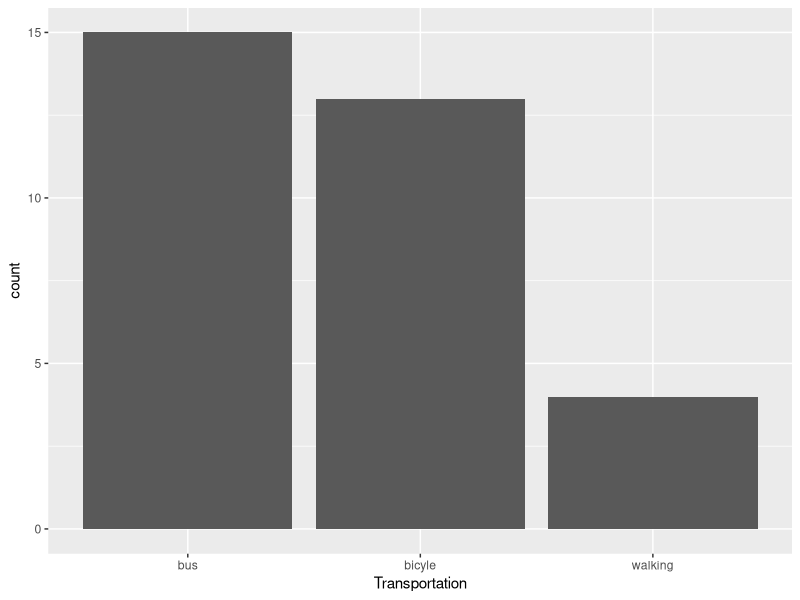
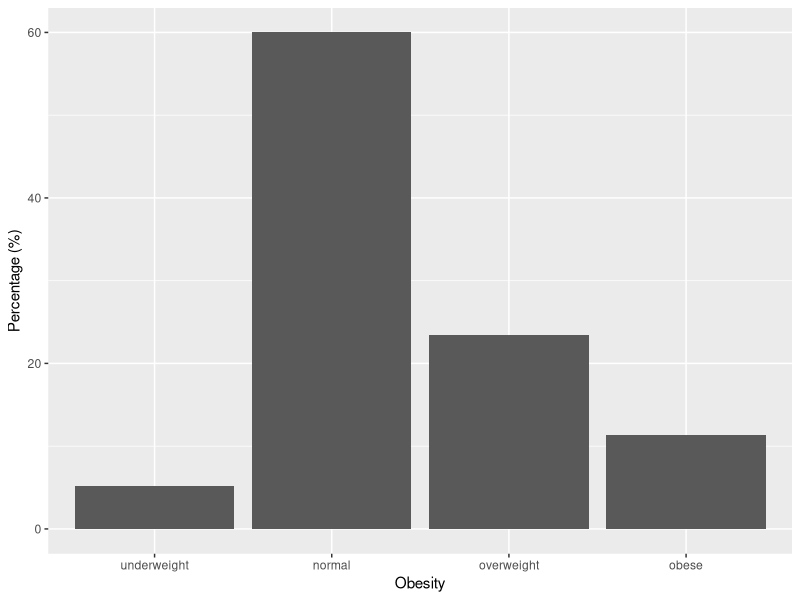
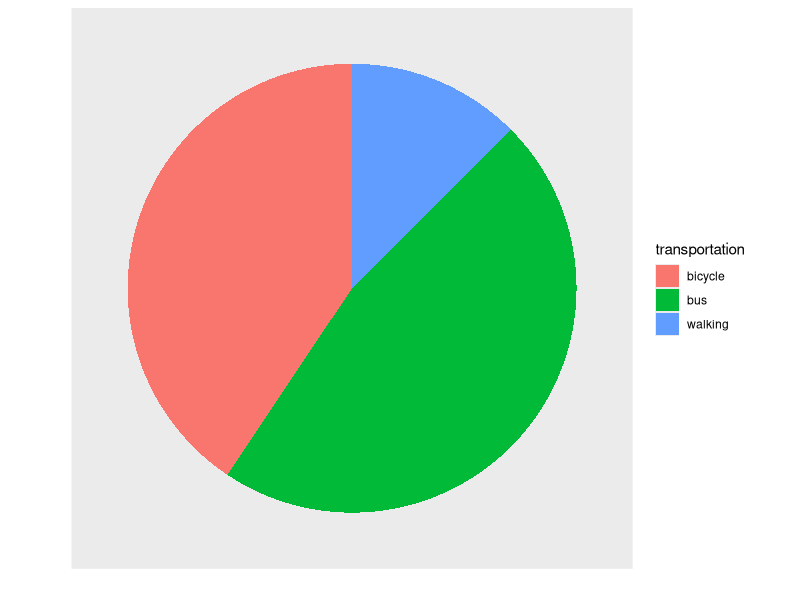
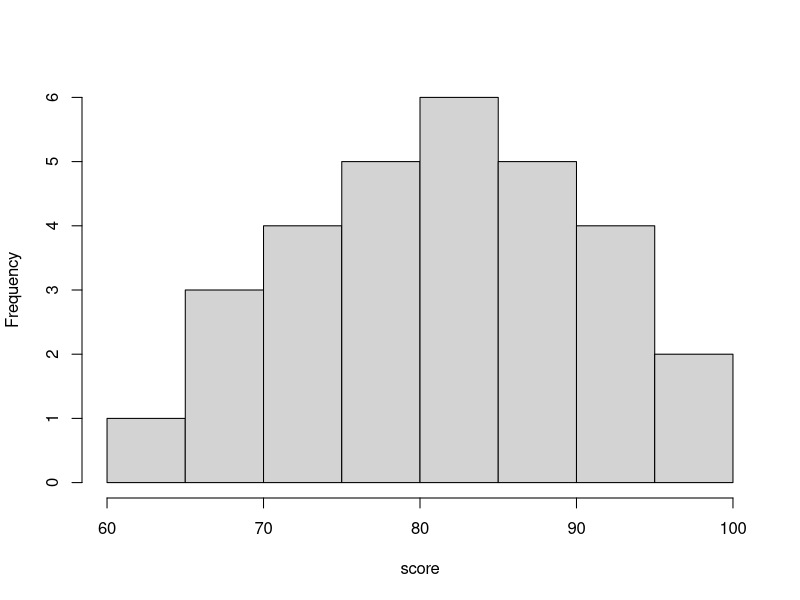
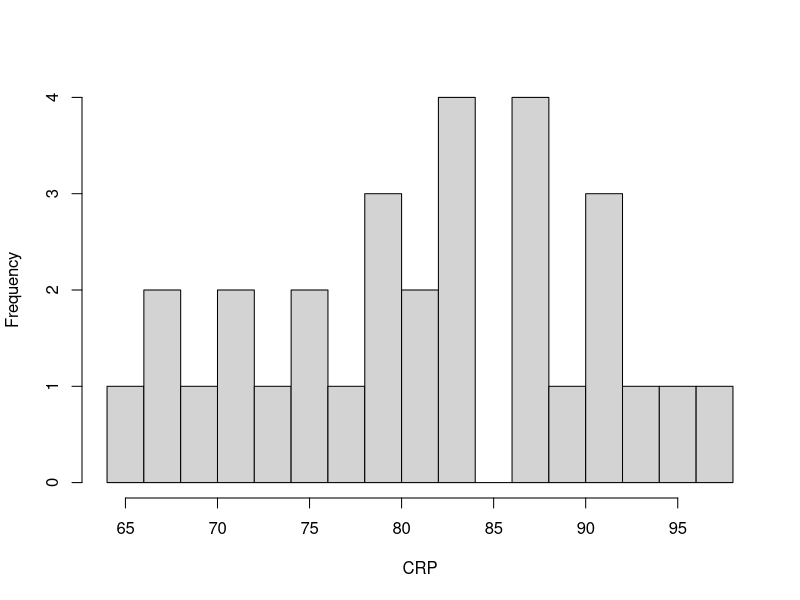
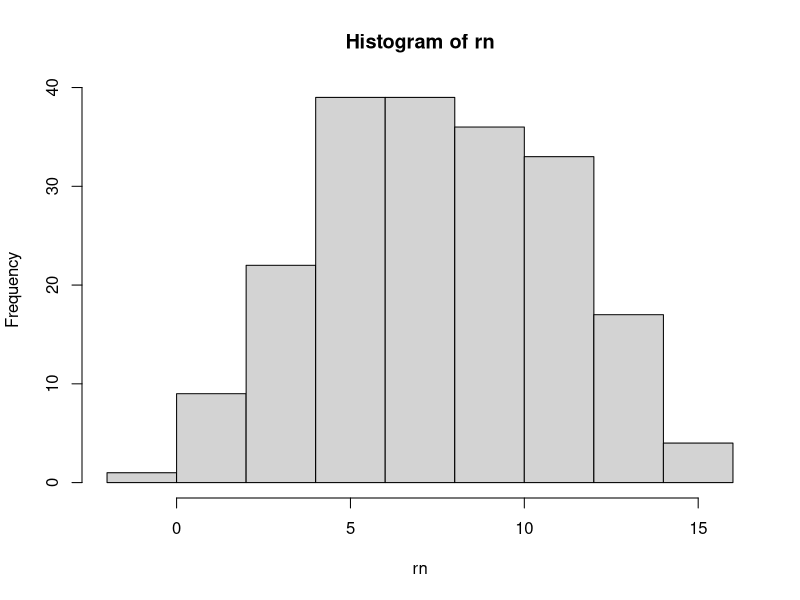
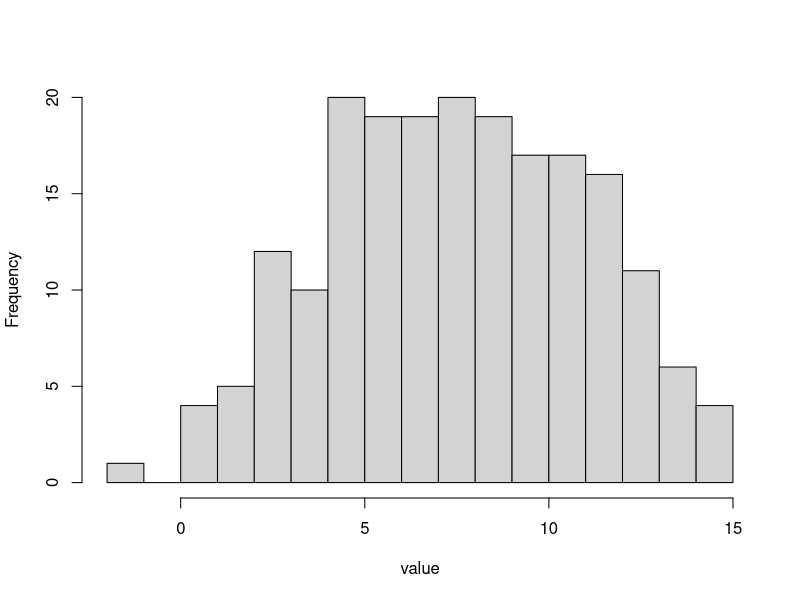
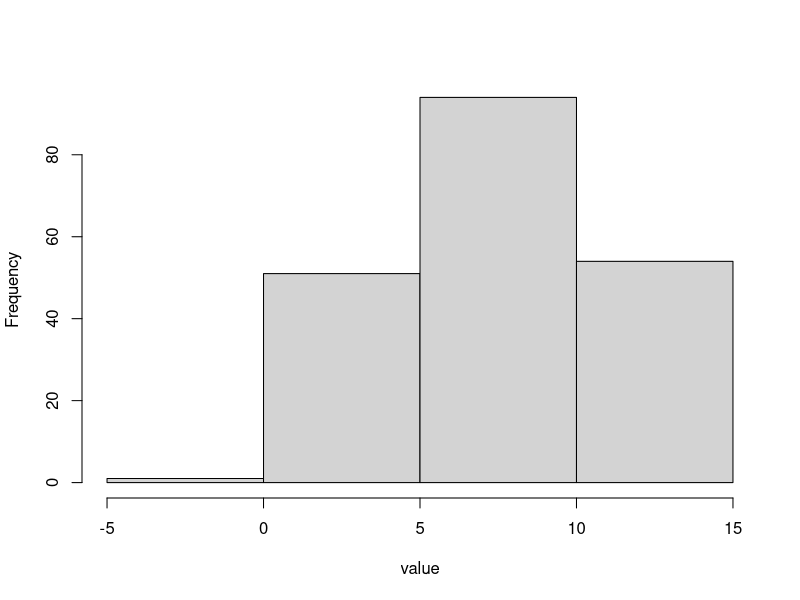

Reproduce these figures in R, in order.
library(ggplot2)
library(forcats)

transp<-c("bicyle", "bus", "bus", "walking", "bus", "bicyle", "bicyle", 
          "bus", "bus", "bus", "bicyle", "bus", "bicyle", "bicyle", "walking", 
          "bus", "bus", "bicyle", "bicyle", "walking", "walking", 
          "bicyle", "bus", "bus", "bus", "bus", "bicyle", 
          "bus", "bus", "bicyle", "bicyle", "bicyle")
transp

dat1 <- data.frame(transp)
dat1

# 막대 그래프
ggplot(dat1) + geom_bar(mapping = aes(fct_infreq(transp))) + 
  xlab('Transportation')

# 도수분포표 기반 막대그래프
obesity<-factor(c("underweight", "normal", "overweight", "obese"),
                levels=c("underweight", "normal", "overweight", "obese"))
count<-c(6, 69, 27, 13)
perc<-count/sum(count)*100
dat2 <- data.frame(obesity, count, perc)
dat2
ggplot(dat2) + 
  geom_bar(mapping = aes(obesity, perc), # x(범주 이름), y(범주별 도수)
           stat="identity") + xlab('Obesity') + ylab('Percentage (%)')

# 도수분포표
table(transp)
dat3 <- data.frame(transportation=c('bus', 'bicycle', 'walking'), count=c(15, 13, 4))
dat3

ggplot(dat3) + geom_bar(mapping=aes('', count, fill=transportation), stat='identity') +
  coord_polar('y', start=0) + xlab('') + ylab('') + # 원그래프
  theme(axis.text = element_blank(),
        axis.ticks = element_blank(),
        panel.grid = element_blank())
  
# 히스토그램
score<-c(93, 83, 91, 68, 75, 87, 89, 96, 97, 67, 83, 81, 87, 80, 64,
         83, 88, 76, 91, 78, 72, 80, 69, 80, 84, 71, 91, 81, 88, 73)
hist(score, main='')

rv<-c(0.8, 0.8, 0.8,  0.9, 0.9, 0.9, 0.9, 0.9, 1, 1, 1.8, 2, 2.1, 2.3, 2.4, 2.8,
      2.9, 3, 3.2, 3.3, 3.5, 3.8, 3.8, 3.9, 4, 4.2, 4.4, 4.5, 5.1, 5.3, 5.3, 5.4,
      14, 17, 18, 19, 21, 21, 23, 25, 27, 28, 32, 34, 36, 41, 42, 44, 48, 49,
      51, 54, 59, 60, 61, 62, 80, 240)
hist(score, main='', xlab='CRP', breaks=20)

# 난수 생성
set.seed(2024)
rn <- c(rnorm(100, 5, 2), rnorm(100, 10, 2))
hist(rn)
hist(rn, breaks = 20, main='', xlab='value')
hist(rn, breaks = 5, main='', xlab='value')

# 점도표
age<-c(57, 61, 47, 57, 48, 58, 57, 61, 54, 50, 68, 51)
m.age <- mean(age)    
par(xpd=TRUE)
stripchart(age, axes=F, pch=19, xlim=c(45,70), method='stack', offset=5, cex=1.5)
axis(1, at=seq(45, 70, 5))
points(m.age, -5, pch=17, cex=2, col='blue')

books<-c(6, 0, 1, 3, 1, 5, 2, 3, 1, 3, 67)
m.books <- mean(books)    
par(xpd=TRUE)
stripchart(books, axes=F, pch=1, xlim=c(0,70), method='stack', offset=5, cex=1.5)
axis(1, at=seq(0, 70, 10))
points(m.books, -5, pch=17, cex=2, col='red')

age<-c(57, 61, 47, 57, 48, 58, 57, 61, 54, 50, 68, 51)
fivenum(age) # 다섯수치요약(최솟값, 1사분위수, 중앙값, 3사분위수, 최댓값)
boxplot(age, ylab='Age') # 상자그림

member<-c(92, 107, 180, 90, 78, 91, 102, 88, 106, 125, 95, 102, 162)
boxplot(member, ylab='Number of board members') 